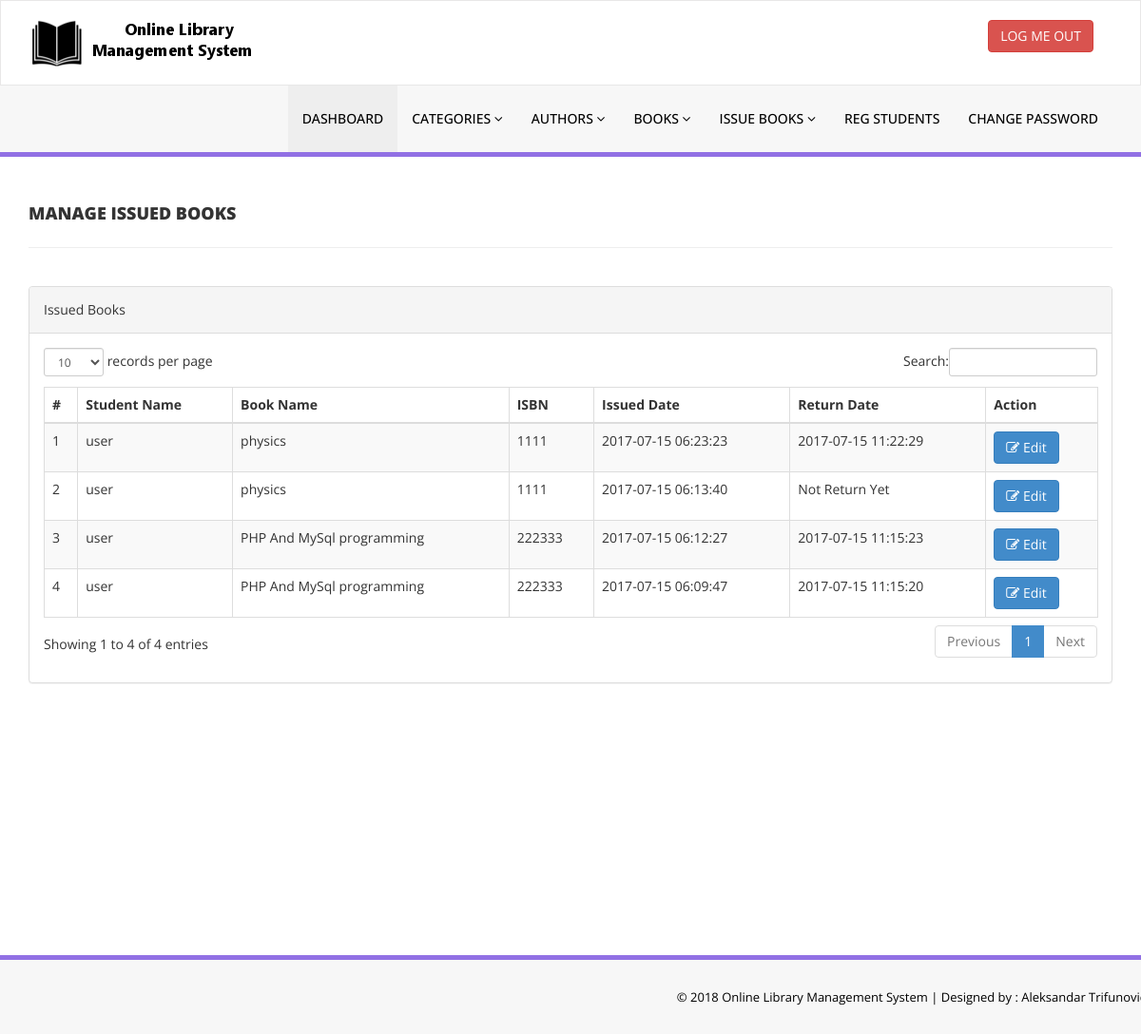
Screenshot of /admin/manage-issued-books.php (signed in) with the database file from the repository.
### tables this page shows
CREATE TABLE `tblissuedbookdetails` (
  `id` int(11) NOT NULL,
  `BookId` int(11) DEFAULT NULL,
  `StudentID` varchar(150) DEFAULT NULL,
  `IssuesDate` timestamp NULL DEFAULT current_timestamp(),
  `ReturnDate` timestamp NULL DEFAULT NULL ON UPDATE current_timestamp(),
  `RetrunStatus` int(1) NOT NULL,
  `fine` int(11) DEFAULT NULL
);

CREATE TABLE `tblstudents` (
  `id` int(11) NOT NULL,
  `StudentId` varchar(100) DEFAULT NULL,
  `FullName` varchar(120) DEFAULT NULL,
  `EmailId` varchar(120) DEFAULT NULL,
  `MobileNumber` char(11) DEFAULT NULL,
  `Password` varchar(120) DEFAULT NULL,
  `Status` int(1) DEFAULT NULL,
  `RegDate` timestamp NULL DEFAULT current_timestamp(),
  `UpdationDate` timestamp NULL DEFAULT NULL ON UPDATE current_timestamp()
);

CREATE TABLE `tblbooks` (
  `id` int(11) NOT NULL,
  `BookName` varchar(255) DEFAULT NULL,
  `CatId` int(11) DEFAULT NULL,
  `AuthorId` int(11) DEFAULT NULL,
  `ISBNNumber` int(11) DEFAULT NULL,
  `BookPrice` int(11) DEFAULT NULL,
  `RegDate` timestamp NULL DEFAULT current_timestamp(),
  `UpdationDate` timestamp NULL DEFAULT NULL ON UPDATE current_timestamp()
);

### admin/manage-issued-books.php (the view, shortened to what this page needs)
<?php
include('includes/config.php');
if(strlen($_SESSION['alogin'])==0)
    {
header('location:index.php');
}
else{
    ?>
<!DOCTYPE html>
<html xmlns="http://www.w3.org/1999/xhtml">
<head>
    <link href="assets/css/bootstrap.css" rel="stylesheet" />
    <link href="assets/css/font-awesome.css" rel="stylesheet" />
    <link href="assets/js/dataTables/dataTables.bootstrap.css" rel="stylesheet" />
    <link href="assets/css/style.css" rel="stylesheet" />
</head>
<body>
<?php include('includes/header.php');?>
    <div class="content-wrapper">
         <div class="container">
        <div class="row pad-botm">
            <div class="col-md-12">
                <h4 class="header-line">Manage Issued Books</h4>
    </div>
     <div class="row">
</div>
        </div>
            <div class="row">
                <div class="col-md-12">
                    <div class="panel panel-default">
                        <div class="panel-heading">
                          Issued Books
                        </div>
                        <div class="panel-body">
                            <div class="table-responsive">
                                <table class="table table-striped table-bordered table-hover" id="dataTables-example">
                                    <thead>
                                        <tr>
                                            <th>#</th>
                                            <th>Student Name</th>
                                            <th>Book Name</th>
                                            <th>ISBN </th>
                                            <th>Issued Date</th>
                                            <th>Return Date</th>
                                            <th>Action</th>
                                        </tr>
                                    </thead>
                                    <tbody>
<?php $sql = "SELECT tblstudents.FullName,tblbooks.BookName,tblbooks.ISBNNumber,tblissuedbookdetails.IssuesDate,tblissuedbookdetails.ReturnDate,tblissuedbookdetails.id as rid from  tblissuedbookdetails join tblstudents on tblstudents.StudentId=tblissuedbookdetails.StudentId join tblbooks on tblbooks.id=tblissuedbookdetails.BookId order by tblissuedbookdetails.id desc";
$query = $dbh -> prepare($sql);
$query->execute();
$results=$query->fetchAll(PDO::FETCH_OBJ);
$cnt=1;
if($query->rowCount() > 0)
{
foreach($results as $result)
{               ?>
                                        <tr class="odd gradeX">
                                            <td class="center"><?php echo htmlentities($cnt);?></td>
                                            <td class="center"><?php echo htmlentities($result->FullName);?></td>
                                            <td class="center"><?php echo htmlentities($result->BookName);?></td>
                                            <td class="center"><?php echo htmlentities($result->ISBNNumber);?></td>
                                            <td class="center"><?php echo htmlentities($result->IssuesDate);?></td>
                                            <td class="center"><?php if($result->ReturnDate=="")
                                            {
                                                echo htmlentities("Not Return Yet");
                                            } else {
                                            echo htmlentities($result->ReturnDate);
}
                                            ?></td>
                                            <td class="center">
                                            <a href="update-issue-bookdeails.php?rid=<?php echo htmlentities($result->rid);?>"><button class="btn btn-primary"><i class="fa fa-edit "></i> Edit</button>
                                            </td>
                                        </tr>
 <?php $cnt=$cnt+1;}} ?>
                                    </tbody>
                                </table>
                            </div>
                        </div>
                    </div>
                </div>
            </div>
    </div>
    </div>
  <?php include('includes/footer.php');?>
</body>
</html>
<?php } ?>

### admin/assets/css/style.css (style rules this page uses)
.content-wrapper { margin-top: 40px; min-height:800px; padding-bottom:90px; }
.header-line { font-weight:900; padding-bottom:25px; border-bottom:1px solid #eeeeee; text-transform:uppercase; }
.pad-botm { padding-bottom:30px; }

### rows the page displays
tblissuedbookdetails: tblstudents.FullName "user", BookId.BookName "physics", BookId.ISBNNumber "1111", IssuesDate "2017-07-15 06:23:23", ReturnDate "2017-07-15 11:22:29"
tblissuedbookdetails: tblstudents.FullName "user", BookId.BookName "physics", BookId.ISBNNumber "1111", IssuesDate "2017-07-15 06:13:40"
tblissuedbookdetails: tblstudents.FullName "user", BookId.BookName "PHP And MySql programming", BookId.ISBNNumber "222333", IssuesDate "2017-07-15 06:12:27", ReturnDate "2017-07-15 11:15:23"
tblissuedbookdetails: tblstudents.FullName "user", BookId.BookName "PHP And MySql programming", BookId.ISBNNumber "222333", IssuesDate "2017-07-15 06:09:47", ReturnDate "2017-07-15 11:15:20"
